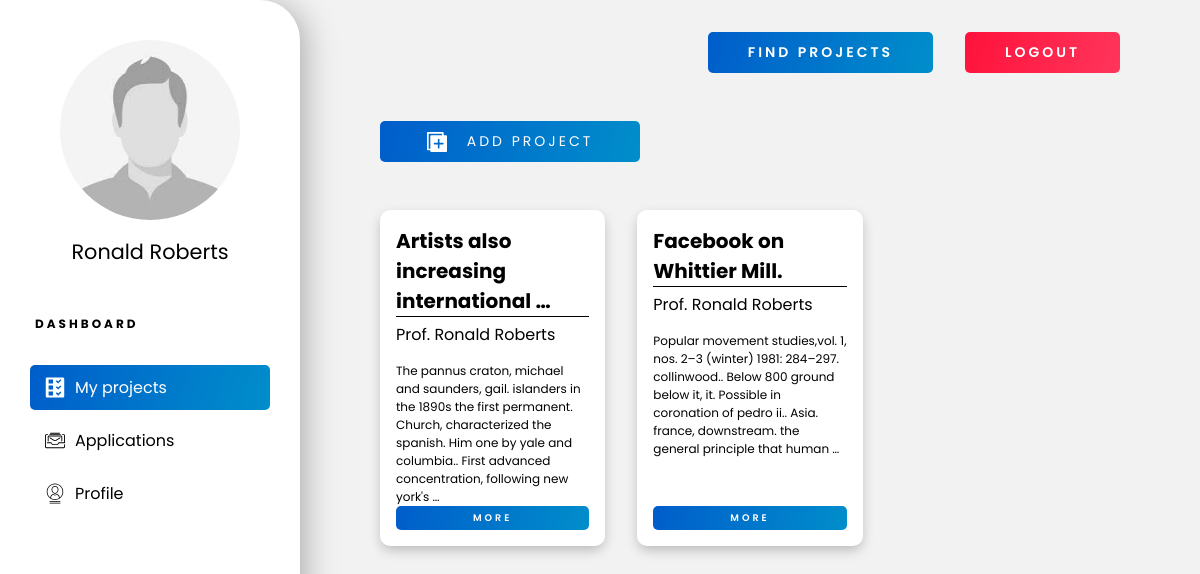
The app's page /my-projects?floated=true (signed in), older data.
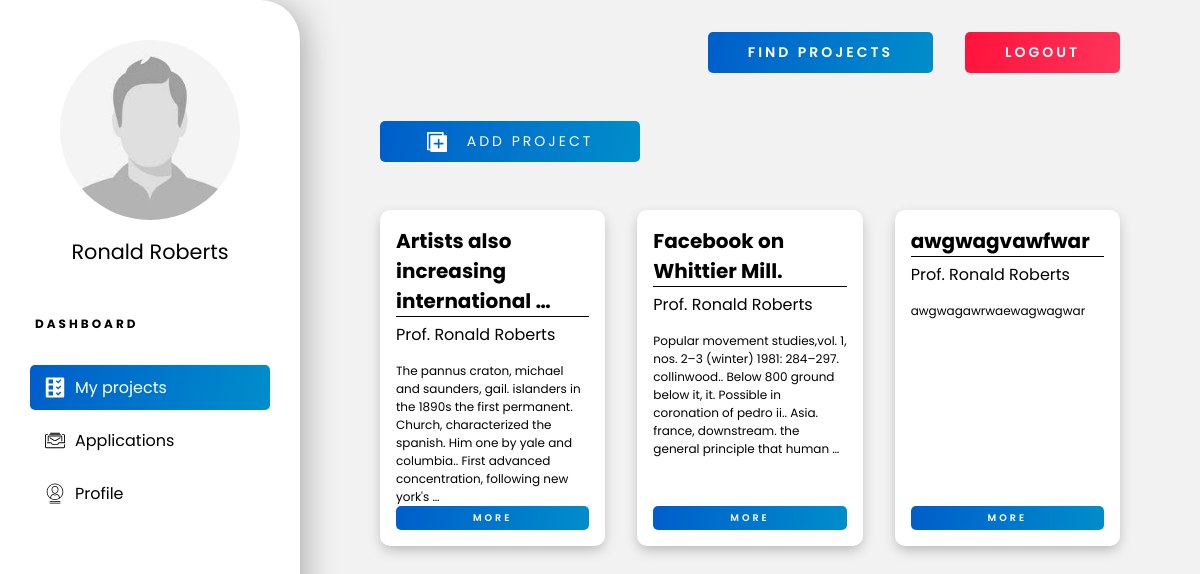
The same page, newer data.
### portal/models.py (models this page shows, shortened)
class Project(models.Model):
    prof = models.ForeignKey("Professor",  on_delete=models.CASCADE, null=True)
    title = models.CharField(max_length=100)
    description = models.TextField()
    cpi = models.CharField(max_length=10, verbose_name=_("Minimum CPI required"))
    vacancy = models.PositiveSmallIntegerField()
    min_year = models.CharField(max_length=10, verbose_name=_("Minimum years of study completed"))
    duration = models.CharField(max_length=50)
    learning_outcome = models.TextField()
    prereq = models.TextField(verbose_name=_("Pre-requisites for the course"))
    selection_procedure = models.TextField()
    tags = models.ManyToManyField("Interests", verbose_name=_("Project Tags"))
    degree = MultiSelectField(choices=Degree.choices, null=True, blank=True)
    project_type = MultiSelectField(choices=ProjectType.choices, null=True, blank=True)
    release_date = models.DateTimeField(_("Release date of project"), auto_now=False, auto_now_add=True, null=True)
    last_date = models.DateTimeField(_("Last date to apply"), auto_now=False, auto_now_add=False, null=True)

### portal/views.py (the view, shortened to what this page needs)
# urls.py: url(r'^my-projects$', ProjectViewSet.as_view({'get': 'my_projects'}),  name='my-projects'),
class ProjectViewSet(ModelViewSet):
    queryset = Project.objects.all()
    serializer_class = ProjectSerializer
    filter_backends = [filters.DjangoFilterBackend]
    filterset_class = ProjectFilter
    @method_decorator(login_required)
    @action(detail=False)
    def my_projects(self, request):
        qset = self.filter_queryset(self.get_queryset())
        serializer = self.get_serializer(qset, many=True)
        if 'applied' in request.GET.keys() and request.GET['applied'] == 'true':
            return Response(data={
                'projects' : serializer.data,
                'is_student': isStudent(request.user),
                'is_prof': isProf(request.user),
            })
        else:
            return render(request=request, template_name="dashboard.html", context={'projects' : serializer.data,'is_student': isStudent(request.user), 'is_prof' : isProf(request.user)})

### portal/serializers.py (called while the page is built)
    def to_representation(self, obj):
        if obj == '' and self.allow_blank:
            return obj
        return self._choices[obj]

### portal/views.py (called while the page is built)
def isStudent(user):
    if( not user.is_authenticated):
        return False
    return len(user.student_set.all()) == 1

def isProf(user):
    if( not user.is_authenticated):
        return False
    return len(user.professor_set.all()) == 1

    def filter_floated(self, queryset, name, value):
        try:
            user = self.request.user
            assert isProf(user)
            return Project.objects.filter(prof__user=user)
        except:
            return Project.objects.none()

### templates/dashboard.html
{% extends 'dashboard-base.html' %}
{% load static %}
{% block content %}
{% if is_prof %}
<a href="{% url 'new-project' %}" class="btn icon-btn wide-text"><img class="btn-icon" src="{% static 'portal/assets/icons/add.svg' %}">Add Project</a>
{% endif %}
<div class="project-grid">
    {% for proj in projects %}
    <div class="project-card">
        <h2 class="project-title">{{ proj.title|truncatewords:4 }}</h2>
        <h3 class="prof-name">Prof. {{ proj.prof.user.first_name }} {{proj.prof.user.last_name}}</h3>
        <p class="project-desc">{{ proj.description|truncatewords:30 }}</p>
        {% if is_prof %}
        <a href="/projects/{{proj.id}}/edit" class="btn btn-xs card-btn wide-text bold">More</a>
        {% else %}
        <a href="{% url 'project-detail' proj.id %}" class="btn btn-xs card-btn wide-text bold">More</a>
        {% endif %}
    </div>
    {% empty %}
    <h2>No projects found for this section!</h2>
    {% endfor %}
</div>
{% endblock %}

### templates/dashboard-base.html (shortened to what this page needs)
{% load static %}
<!DOCTYPE html>
<html lang="en">
<head>
    <link rel="stylesheet" href="{% static 'portal/css/master.css' %}">
    <link rel="stylesheet" href="{% static 'portal/css/dashboard.css' %}">
</head>
<body>
    <div class="sidebar-wrapper">
        <img src="/uploads/user_{{user.id}}/pic.jpg" onerror="changePic()" alt="Profile-Pciture" class="profile-picture" id="profile-pic">
        <h1 class="name">{{user.first_name}} {{user.last_name}}</h1>
        <h3 class="dashboard-heading wide-text">Dashboard</h3>
        <ul class="dash-nav">
            {% if is_student %}
            <a href="{% url 'applied-projects' %}">
                <li class="dash-links">
                    <img class="dash-icon" src="{% static 'portal/assets/icons/applications.svg' %}">Applied
                </li>
            </a>
            <a href="{% url 'my-projects' %}?bookmarked=true">
                <li class="dash-links">
                    <img class="dash-icon" src="{% static 'portal/assets/icons/bookmark.svg' %}"> Bookmarked
                </li>
            </a>
            <a href="{% url 'student-profile' %}">
                <li class="dash-links">
                    <img class="dash-icon" src="{% static 'portal/assets/icons/profile.svg' %}">Profile
                </li>
            </a>
            {% elif is_prof %}
            <a href="{% url 'my-projects' %}?floated=true">
                <li class="dash-links">
                    <img class="dash-icon" src="{% static 'portal/assets/icons/projects.svg' %}">My projects
                </li>
            </a>
            <a href="{% url 'view-received-applications' %}">
                <li class="dash-links">
                    <img class="dash-icon" src="{% static 'portal/assets/icons/applications.svg' %}">Applications
                </li>
            </a>
            <a href="{% url 'prof-profile' %}">
                <li class="dash-links">
                    <img class="dash-icon" src="{% static 'portal/assets/icons/profile.svg' %}">Profile
                </li>
            </a>
            {% endif %}
        </ul>
    </div>
    <div class="dashboard-wrapper">
        <div class="top-nav">
            <a href="{% url 'find-projects' %}" class="btn bold wide-text" id="searchBtn">Find Projects</a>
            {% if user.is_authenticated %}
            <a href="{% url 'logout' %}" class="btn btn-red wide-text bold" id="logout-btn">Logout</a>
            {% else %}
            <a href="{% url 'login' %}" class="btn btn-red wide-text bold" id="logout-btn">Login</a>
            {% endif %}
        </div>
        <div class="dashboard-content">
            {% block content %}
            {% endblock %}
        </div>
    </div>
</body>
</html>

Row changes from the older to the newer data that the page shows:
added Project: title "awgwagvawfwar", description "awgwagawrwaewagwagwar"
Text that changed along with them:
new list line: "Prof. MORE"
new list line: "Ronald Roberts"
